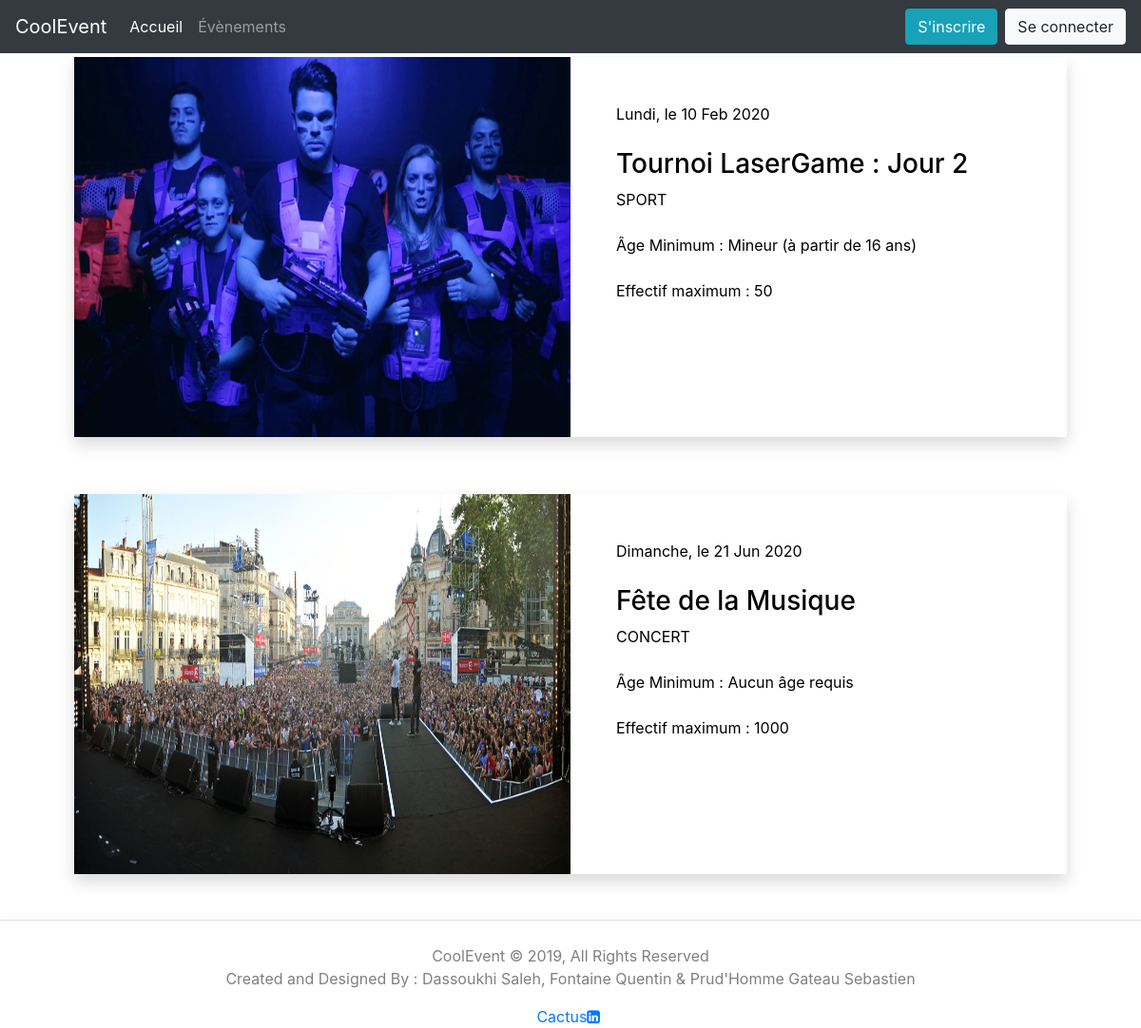
Page /listeProposition.php on the committed database.
### tables this page shows
CREATE TABLE IF NOT EXISTS EVENEMENT (
  ID_E int(4) NOT NULL AUTO_INCREMENT,
  NOM_E varchar(100) NOT NULL,
  ADRESSE text NOT NULL,
  LONGITUDE decimal(11,8) NOT NULL,
  LATITUDE decimal(10,8) NOT NULL,
  THEME text,
  DATE_D timestamp NOT NULL,
  DATE_F timestamp NOT NULL,
  DESCRIPTION text,
  EFFECTIF_MIN int(7) DEFAULT NULL,
  EFFECTIF_MAX int(7) DEFAULT NULL,
  AGE_MIN varchar(30) DEFAULT NULL,
  CHEMIN_IMAGE varchar(100) NOT NULL,
  VISIBLE int(1),
  ID_P int(4) NOT NULL,
  CONSTRAINT PK_EVENEMENT PRIMARY KEY (ID_E),
  CONSTRAINT FK_EVENEMENT_PERSONNE FOREIGN KEY (ID_P) REFERENCES PERSONNE(ID_P),
  CONSTRAINT C_EVENEMENT_AGE CHECK (AGE_MIN IN('Aucun âge requis','Mineur (à partir de 16 ans)','Majeur')),
  CONSTRAINT C_EVENEMENT_THEME CHECK (THEME IN('CARITATIF','CONCERT','ÉTUDIANT','SHOWCASE','SPORT'))
);

### fonction.php (called while the page is built, shortened)
<?php
function jourDeEvent($date)
{
	$i = date('w',strtotime($date));
	$d = date('d',strtotime($date));
	$m = date('M',strtotime($date));
	$y = date('Y',strtotime($date));
		switch ($i) {
			case 0:
				$resultat = 'Dimanche, le '.$d.' '.$m.' '.$y;
				break;
			case 1:
					$resultat = 'Lundi, le '.$d.' '.$m.' '.$y;
				break;
		}
		return $resultat;
}
?>

### listeProposition.php (the view, shortened to what this page needs)
<!DOCTYPE html>
<html>
	<head>
		<?php include('head.php'); ?>
	</head>
	<body>
		<?php
		include('header.php');
		$dbh = connexionPDO('event');
		$rqt = "select ID_E, NOM_E, DATE_D, AGE_MIN,THEME, EFFECTIF_MAX, CHEMIN_IMAGE  from evenement where VISIBLE=0 order by DATE_D";
 		 $resultat = $dbh->query($rqt);
 		 foreach ($resultat as $value) {
 		 	echo "<a class='lienEvent' href='proposition.php?click=".$value['ID_E']."'><div class='cadre mx-auto bg-white shadow mb-5'>
			<div class='container mw-100'>
				<div class='row'>
					<div class='col-sm-6 p-0' style='height: 400px;'>
						<img src='./IMAGE/".$value['CHEMIN_IMAGE']."'width='100%' height='100%'>
					</div>
					<div class='col-sm-6 p-5'>
						".jourDeEvent($value['DATE_D'])." <br/><br/>
						<h3>".$value['NOM_E']."</h3>
						".strtoupper($value['THEME'])."<br/><br/>
						Âge Minimum : ".$value['AGE_MIN']."<br/><br/>
						Effectif maximum : ".$value['EFFECTIF_MAX']."<br/><br/>
					</div>
				</div>
			</div>
		</div></a>";
 		 }
		?>
		<?php include('footer.php'); ?>
	</body>
</html>

### style.css (style rules this page uses)
.cadre { width: 87%; margin-top: 5%; }
.lienEvent { text-decoration: none; color: black; }

### rows in the picture
evenement: CHEMIN_IMAGE (picture), DATE_D "Lundi, le 10 Feb 2020", NOM_E "Tournoi LaserGame : Jour 2", THEME "SPORT", AGE_MIN "Mineur (à partir de 16 ans)", EFFECTIF_MAX "50"
evenement: CHEMIN_IMAGE (picture), DATE_D "Dimanche, le 21 Jun 2020", NOM_E "Fête de la Musique", THEME "CONCERT", AGE_MIN "Aucun âge requis", EFFECTIF_MAX "1000"
